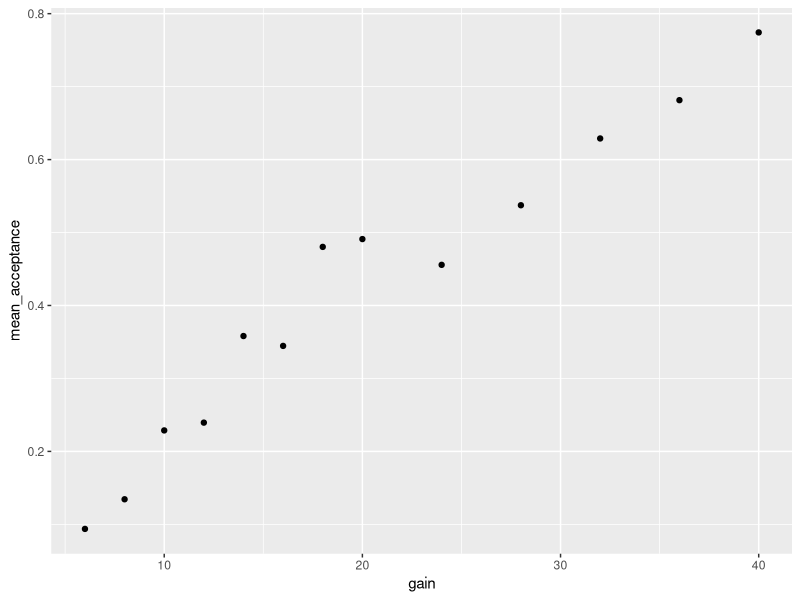
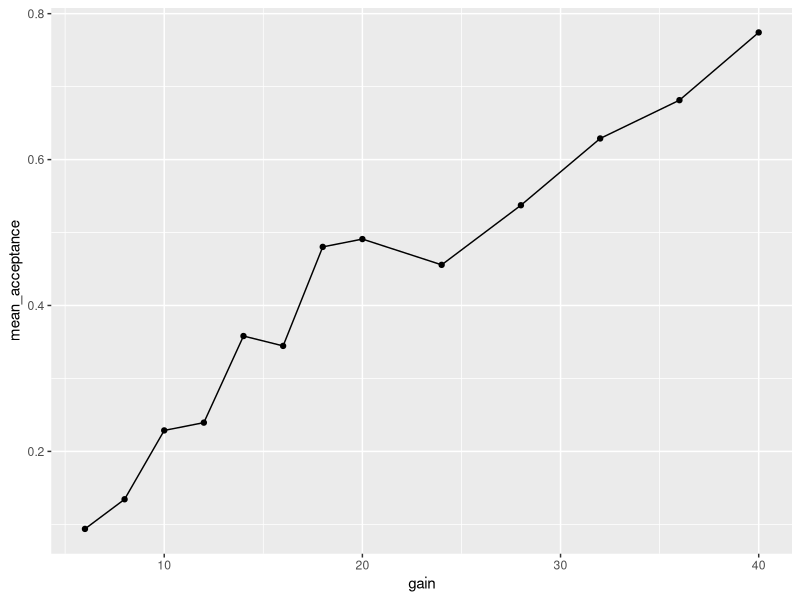
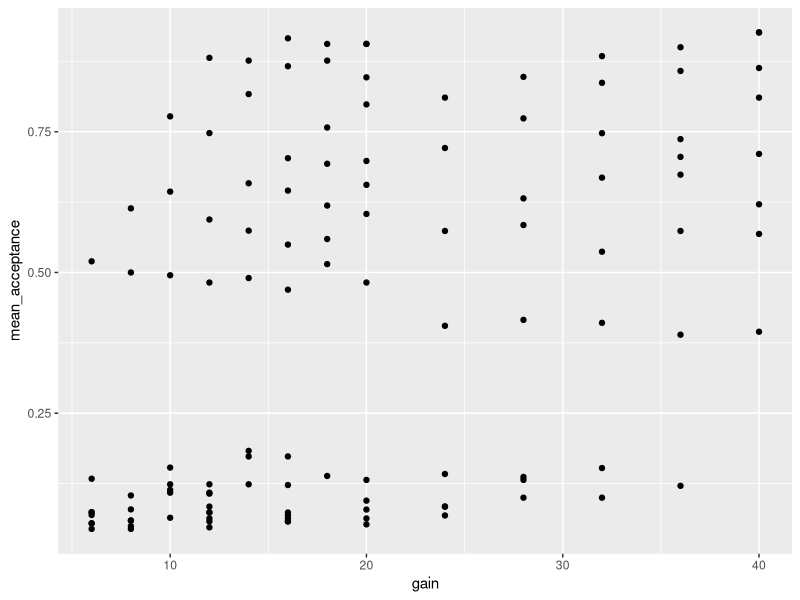
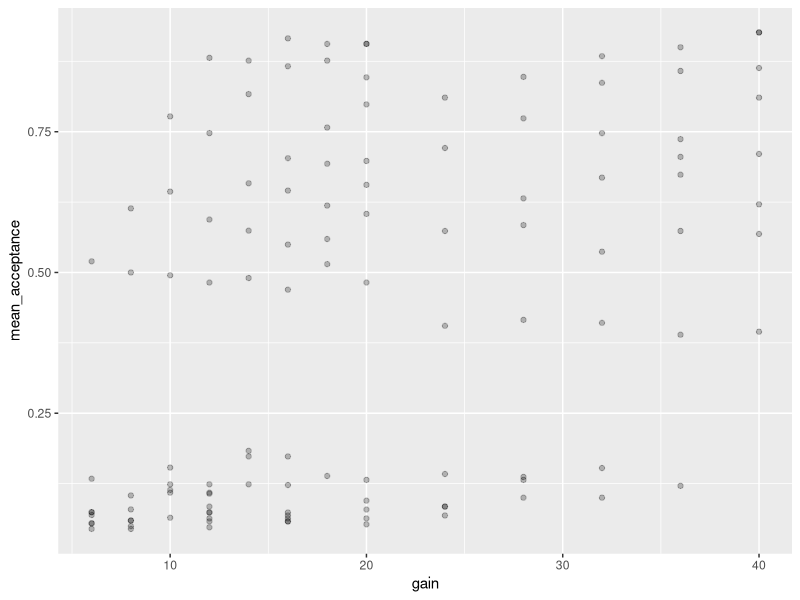
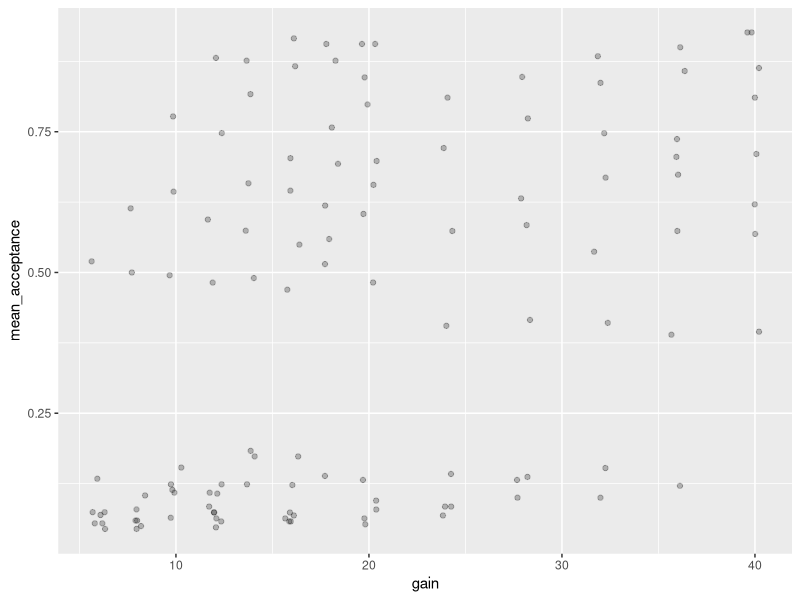
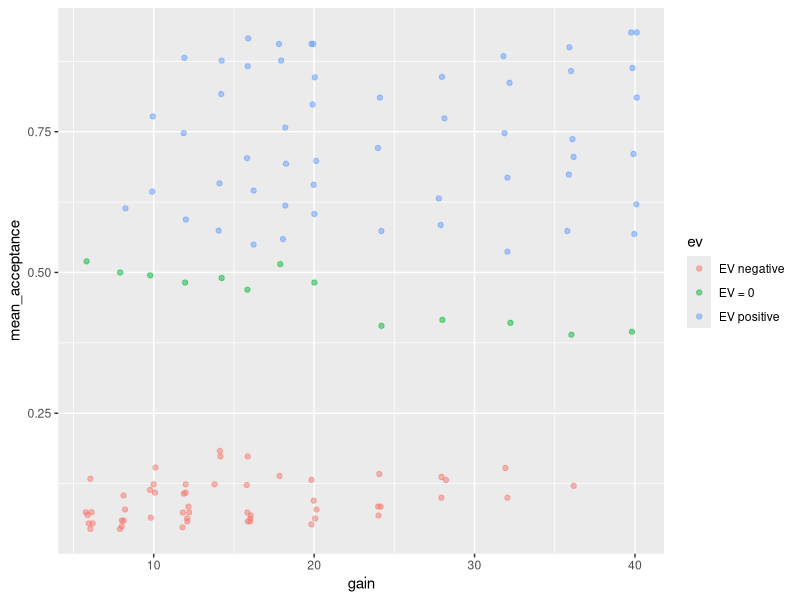
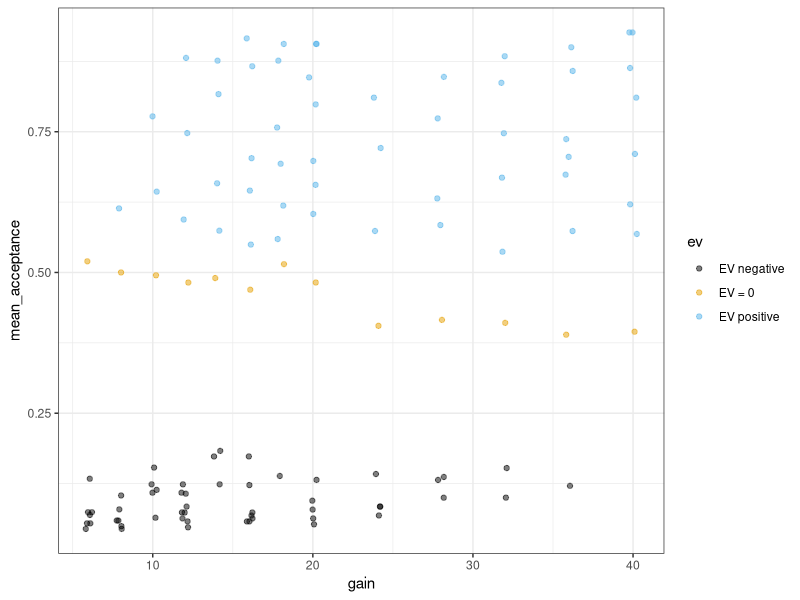
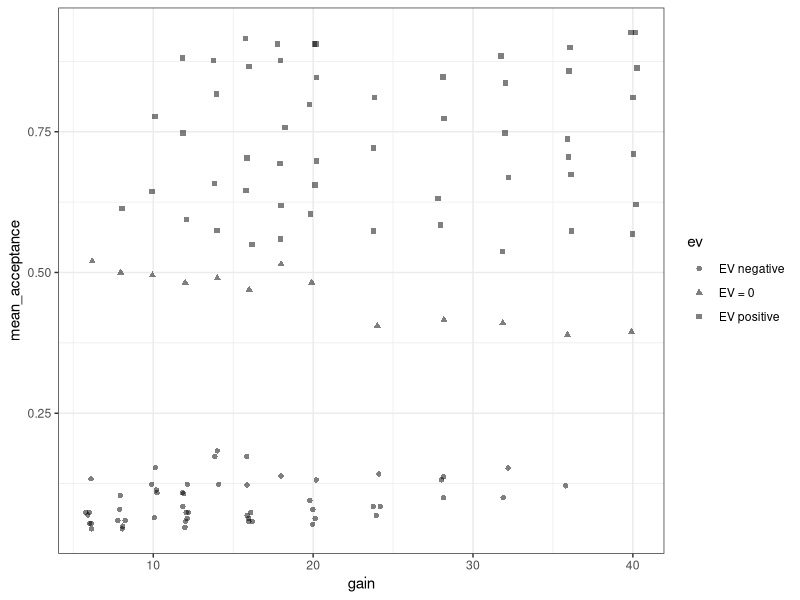

These charts were generated, in order, by the following R code: (Note: this script raises an error after producing the figures.)
## ---- chunk 1
library("tidyverse")
ws1a <- read_csv("data/ws2015_exp1a.csv")
ws1b <- read_csv("data/ws2015_exp1b.csv")
ws1a <- ws1a %>%
  mutate(subno = factor(paste0("e1a_", subno)))
ws1b <- ws1b %>%
  mutate(subno = factor(paste0("e1b_", subno)))
ws1 <- bind_rows(ws1a, ws1b)
ws1 <- ws1 %>% 
  mutate(
    response = factor(response, levels = c("reject", "accept")),
    condition = factor(
      condition, 
      levels = c(40.2, 20.2, 40.4, 20.4), 
      labels = c("-$20/+$40", "-$20/+$20", "-$40/+$40", "-$40/+$20")
    )
  )
glimpse(ws1)
## ---- chunk 2
lot_sum <- ws1 %>% 
  group_by(gain) %>% 
  summarise(mean_acceptance = mean(resp))
lot_sum
## ---- chunk 3
ggplot(lot_sum, aes(x = gain, y = mean_acceptance)) +
  geom_point()
## ---- chunk 4
ggplot(lot_sum, aes(x = gain, y = mean_acceptance)) +
  geom_point() +
  geom_line()
## ---- chunk 5
lot_sum2 <- ws1 %>% 
  filter(condition %in% c("-$20/+$20", "-$40/+$40")) %>% 
  group_by(loss, gain) %>% 
  summarise(mean_acceptance = mean(resp))
lot_sum2
## ---- chunk 6
ggplot(lot_sum2, aes(x = gain, y = mean_acceptance)) +
  geom_point()
## ---- chunk 7
ggplot(lot_sum2, aes(x = gain, y = mean_acceptance)) +
  geom_point(alpha = 0.25)
## ---- chunk 8
ggplot(lot_sum2, aes(x = gain, y = mean_acceptance)) +
  geom_jitter(width = 0.4, alpha = 0.25)
## ---- chunk 9
lot_sum2 <- lot_sum2 %>% 
  mutate(ev = case_when(
    gain == loss ~ "EV = 0",
    gain < loss ~ "EV negative",
    gain > loss ~ "EV positive"
  )) %>% 
  mutate(
    ev = factor(ev, levels = c("EV negative", "EV = 0", "EV positive"))
  )
lot_sum2
## ---- chunk 10
ggplot(lot_sum2, aes(x = gain, y = mean_acceptance, colour = ev)) +
  geom_jitter(width = 0.25, alpha = 0.5)
## ---- chunk 11
ggplot(lot_sum2, aes(x = gain, y = mean_acceptance, colour = ev)) +
  geom_jitter(width = 0.25, alpha = 0.5) +
  ggthemes::scale_colour_colorblind() +
  theme_bw()
## ---- chunk 12
ggplot(lot_sum2, aes(x = gain, y = mean_acceptance, shape = ev)) +
  geom_jitter(width = 0.25, alpha = 0.5) +
  ggthemes::scale_colour_colorblind() +
  theme_bw()
## ---- chunk 13
ggplot(lot_sum2, aes(x = gain, y = mean_acceptance, 
                     shape = ev, colour = ev)) +
  geom_jitter(width = 0.25, alpha = 0.5) +
  ggthemes::scale_colour_colorblind() +
  theme_bw()
## ---- chunk 14
ggplot(lot_sum2, aes(x = gain, y = mean_acceptance, 
                     colour = ev, size = loss)) +
  geom_jitter(width = 0.25, alpha = 0.5) +
  ggthemes::scale_colour_colorblind() +
  theme_bw()
## ---- chunk 15
lot_sum_all <- ws1 %>% 
  group_by(condition, loss, gain) %>% 
  summarise(mean_acceptance = mean(resp)) %>% 
  mutate(ev = case_when(
    gain == loss ~ "EV = 0",
    gain < loss ~ "EV negative",
    gain > loss ~ "EV positive"
  )) %>% 
  mutate(
    ev = factor(ev, levels = c("EV negative", "EV = 0", "EV positive"))
  )
lot_sum_all
## ---- chunk 16
ggplot(lot_sum_all, aes(x = gain, y = mean_acceptance, 
                        colour = ev)) +
  geom_jitter(width = 0.25, alpha = 0.5) +
  ggthemes::scale_colour_colorblind() +
  theme_bw() +
  facet_wrap(vars(condition)) 
## ---- chunk 17
ggplot(lot_sum_all, aes(x = gain, y = mean_acceptance, 
                        colour = ev)) +
  geom_jitter(width = 0.25, alpha = 0.5) +
  ggthemes::scale_colour_colorblind() +
  theme_bw() +
  facet_wrap(vars(condition)) + 
  theme(legend.position = "bottom")
## ---- chunk 18
theme_set(theme_bw(base_size = 15) + 
            theme(legend.position="bottom", 
                  panel.grid.major.x = element_blank()))
## ---- chunk 19
part_sum <- ws1 %>%
  group_by(condition, subno) %>%   # aggregate for both, condition and subno
  summarise(mean_acc = mean(resp)) 
part_sum
## ---- chunk 20
ggplot(part_sum, aes(x = condition, y = mean_acc)) +
  geom_point()
## ---- chunk 21
ggplot(part_sum, aes(x = condition, y = mean_acc)) +
  geom_jitter(alpha = 0.25)
## ---- chunk 22
ggplot(part_sum, aes(x = condition, y = mean_acc)) +
  geom_jitter(width = 0.2, alpha = 0.25)
## ---- chunk 23
library("ggbeeswarm")
## ---- chunk 24
ggplot(part_sum, aes(x = condition, y = mean_acc)) +
  geom_beeswarm()
## ---- chunk 25
ggplot(part_sum, aes(x = condition, y = mean_acc)) +
  geom_quasirandom()
## ---- chunk 26
ggplot(part_sum, aes(x = condition, y = mean_acc)) +
  geom_boxplot()
## ---- chunk 27
knitr::include_graphics("figures/annotated_boxplot.jpeg")
## ---- chunk 28
ggplot(part_sum, aes(x = condition, y = mean_acc)) +
  geom_violin()
## ---- chunk 29
ggplot(part_sum, aes(x = condition, y = mean_acc)) +
  geom_violin(draw_quantiles = c(0.25, 0.5, 0.75))
## ---- chunk 30
ggplot(part_sum) +
  aes(x = condition, y = mean_acc) +
  stat_summary(geom = "bar", fun = "mean", width = 0.8) +
  stat_summary(geom = "errorbar", fun.data = "mean_se", width = 0.2)
## ---- chunk 31
knitr::include_graphics("figures/annotated-error-bars.jpeg")
## ---- chunk 32
knitr::include_graphics("figures/DinoSequentialSmaller.gif")
## ---- chunk 33
ggplot(part_sum, aes(x = condition, y = mean_acc)) +
  geom_quasirandom() +
  stat_summary()
## ---- chunk 34
ggplot(part_sum, aes(x = condition, y = mean_acc)) +
  geom_quasirandom(alpha = 0.2) +
  stat_summary()
## ---- chunk 35
ggplot(part_sum, aes(mean_acc)) +
  geom_histogram()
## ---- chunk 36
ggplot(part_sum, aes(mean_acc)) +
  geom_histogram(bins = 50)
## ---- chunk 37
ggplot(part_sum, aes(mean_acc)) +
  geom_histogram(bins = 20)
## ---- chunk 38
ggplot(part_sum, aes(mean_acc)) +
  geom_histogram(binwidth = 0.1 / 3, boundary = 0)
## ---- chunk 39
part_sum <- part_sum %>% 
  mutate(
    condition2 = if_else(condition %in% c("-$20/+$20", "-$40/+$40"), 
                         "symmetric", as.character(condition))
  ) %>% 
  mutate(condition2 = factor(
    condition2, 
    levels = c("-$20/+$40", "symmetric", "-$40/+$20"))
  )
## ---- chunk 40
ggplot(part_sum, aes(x = mean_acc)) +
  geom_histogram(binwidth = 0.1 / 3, boundary = 0) +
  facet_wrap(vars(condition2))
## ---- chunk 41
ggplot(part_sum, aes(x = mean_acc, y = after_stat(density))) +
  geom_histogram(binwidth = 0.1 / 3, boundary = 0) +
  facet_wrap(vars(condition2))
## ---- chunk 42
ggplot(part_sum, aes(x = mean_acc, y = after_stat(density * width))) +
  geom_histogram(binwidth = 0.1 / 3, boundary = 0) +
  facet_wrap(vars(condition2))
## ---- chunk 43
ggplot(part_sum, aes(x = mean_acc, y = after_stat(density * width))) +
  geom_histogram(binwidth = 0.1 / 3, boundary = 0) +
  facet_wrap(vars(condition2)) +
  labs(y = "proportion")
